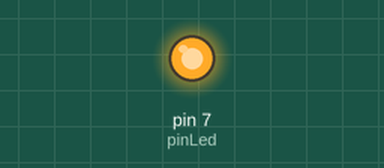
Recording of a sketch running on a simulated Arduino Uno, built with avr-gcc and run on an emulated ATmega328P. On the bench: output pins drawn as LEDs (lit = HIGH).

Above: at 3.0 s.
At 9.5 s:
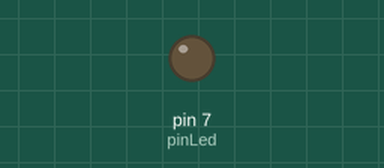
Timing chart, 0 to 16.9 s (numbered marks = the images above):
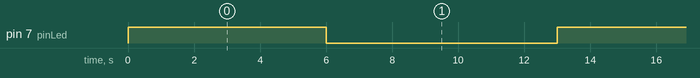

The sketch:

LED_Blink_Final.ino
```cpp
const int pinLed = 7;
void setup()
{
  pinMode(pinLed, OUTPUT);
}

void loop()
{
  digitalWrite(pinLed, HIGH);
  delay(6000);
  digitalWrite(pinLed, LOW);
  delay(7000);
}
```

Measured:
- by itself, pin 7 (pinLed): alternates HIGH for 6.0 s and LOW for 7.0 s
